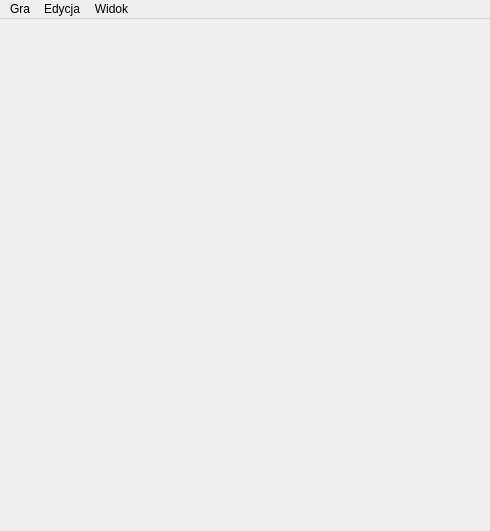
<?xml version="1.0" encoding="UTF-8"?>
<ui version="4.0">
 <class>MainWindow</class>
 <widget class="QMainWindow" name="MainWindow">
  <property name="geometry">
   <rect>
    <x>0</x>
    <y>0</y>
    <width>490</width>
    <height>531</height>
   </rect>
  </property>
  <property name="minimumSize">
   <size>
    <width>490</width>
    <height>531</height>
   </size>
  </property>
  <property name="maximumSize">
   <size>
    <width>490</width>
    <height>531</height>
   </size>
  </property>
  <property name="windowTitle">
   <string>Sudoku</string>
  </property>
  <property name="windowIcon">
   <iconset resource="res/res.qrc">
    <normaloff>:/sudoku.png</normaloff>:/sudoku.png</iconset>
  </property>
  <widget class="QWidget" name="centralWidget">
   <layout class="QGridLayout" name="gridLayout">
    <property name="margin">
     <number>0</number>
    </property>
    <item row="0" column="0">
     <widget class="Canvas" name="canvas" native="true"/>
    </item>
   </layout>
  </widget>
  <widget class="QMenuBar" name="menuBar">
   <property name="geometry">
    <rect>
     <x>0</x>
     <y>0</y>
     <width>490</width>
     <height>21</height>
    </rect>
   </property>
   <widget class="QMenu" name="gameMenu">
    <property name="title">
     <string>Gra</string>
    </property>
    <widget class="QMenu" name="menuNowa">
     <property name="title">
      <string>Nowa</string>
     </property>
     <addaction name="emptyGameAction"/>
     <addaction name="separator"/>
     <addaction name="easyGameAction"/>
     <addaction name="mediumGameAction"/>
     <addaction name="hardGameAction"/>
    </widget>
    <addaction name="menuNowa"/>
    <addaction name="separator"/>
    <addaction name="hintAction"/>
    <addaction name="solveGameAction"/>
    <addaction name="rateGameAction"/>
    <addaction name="separator"/>
    <addaction name="loadGameAction"/>
    <addaction name="saveGameAction"/>
    <addaction name="separator"/>
    <addaction name="exitGameAction"/>
   </widget>
   <widget class="QMenu" name="viewMenu">
    <property name="title">
     <string>Widok</string>
    </property>
    <addaction name="viewHintsAction"/>
   </widget>
   <widget class="QMenu" name="menuEdycja">
    <property name="title">
     <string>Edycja</string>
    </property>
    <addaction name="undoAction"/>
    <addaction name="redoAction"/>
   </widget>
   <addaction name="gameMenu"/>
   <addaction name="menuEdycja"/>
   <addaction name="viewMenu"/>
  </widget>
  <widget class="QStatusBar" name="statusBar">
   <property name="sizeGripEnabled">
    <bool>false</bool>
   </property>
  </widget>
  <action name="viewHintsAction">
   <property name="checkable">
    <bool>true</bool>
   </property>
   <property name="checked">
    <bool>true</bool>
   </property>
   <property name="text">
    <string>Podpowiedzi</string>
   </property>
   <property name="shortcut">
    <string>Ctrl+H</string>
   </property>
  </action>
  <action name="exitGameAction">
   <property name="text">
    <string>Wyjdź</string>
   </property>
   <property name="shortcut">
    <string>Ctrl+Q</string>
   </property>
  </action>
  <action name="saveGameAction">
   <property name="text">
    <string>Zapisz...</string>
   </property>
   <property name="shortcut">
    <string>Ctrl+S</string>
   </property>
  </action>
  <action name="emptyGameAction">
   <property name="text">
    <string>Pusta plansza</string>
   </property>
   <property name="shortcut">
    <string>Ctrl+N</string>
   </property>
  </action>
  <action name="easyGameAction">
   <property name="text">
    <string>Łatwa</string>
   </property>
   <property name="shortcut">
    <string>Ctrl+1</string>
   </property>
  </action>
  <action name="mediumGameAction">
   <property name="text">
    <string>Średnia</string>
   </property>
   <property name="shortcut">
    <string>Ctrl+2</string>
   </property>
  </action>
  <action name="hardGameAction">
   <property name="text">
    <string>Trudna</string>
   </property>
   <property name="shortcut">
    <string>Ctrl+3</string>
   </property>
  </action>
  <action name="loadGameAction">
   <property name="text">
    <string>Wczytaj...</string>
   </property>
   <property name="shortcut">
    <string>Ctrl+O</string>
   </property>
  </action>
  <action name="solveGameAction">
   <property name="text">
    <string>Rozwiąż</string>
   </property>
   <property name="shortcut">
    <string>F2</string>
   </property>
  </action>
  <action name="redoAction">
   <property name="enabled">
    <bool>false</bool>
   </property>
   <property name="text">
    <string>Ponów</string>
   </property>
   <property name="shortcut">
    <string>Ctrl+Y</string>
   </property>
  </action>
  <action name="undoAction">
   <property name="enabled">
    <bool>false</bool>
   </property>
   <property name="text">
    <string>Cofnij</string>
   </property>
   <property name="shortcut">
    <string>Ctrl+Z</string>
   </property>
  </action>
  <action name="rateGameAction">
   <property name="text">
    <string>Oceń</string>
   </property>
   <property name="shortcut">
    <string>F3</string>
   </property>
  </action>
  <action name="hintAction">
   <property name="text">
    <string>Podpowiedź</string>
   </property>
   <property name="shortcut">
    <string>F1</string>
   </property>
  </action>
 </widget>
 <layoutdefault spacing="6" margin="11"/>
 <customwidgets>
  <customwidget>
   <class>Canvas</class>
   <extends>QWidget</extends>
   <header>Canvas.h</header>
   <container>1</container>
   <slots>
    <slot>setShowHints(bool)</slot>
   </slots>
  </customwidget>
 </customwidgets>
 <resources>
  <include location="res/res.qrc"/>
 </resources>
 <connections>
  <connection>
   <sender>viewHintsAction</sender>
   <signal>toggled(bool)</signal>
   <receiver>canvas</receiver>
   <slot>setShowHints(bool)</slot>
   <hints>
    <hint type="sourcelabel">
     <x>-1</x>
     <y>-1</y>
    </hint>
    <hint type="destinationlabel">
     <x>244</x>
     <y>265</y>
    </hint>
   </hints>
  </connection>
  <connection>
   <sender>easyGameAction</sender>
   <signal>triggered()</signal>
   <receiver>MainWindow</receiver>
   <slot>newEasyGame()</slot>
   <hints>
    <hint type="sourcelabel">
     <x>-1</x>
     <y>-1</y>
    </hint>
    <hint type="destinationlabel">
     <x>244</x>
     <y>265</y>
    </hint>
   </hints>
  </connection>
  <connection>
   <sender>emptyGameAction</sender>
   <signal>triggered()</signal>
   <receiver>MainWindow</receiver>
   <slot>newEmptyGame()</slot>
   <hints>
    <hint type="sourcelabel">
     <x>-1</x>
     <y>-1</y>
    </hint>
    <hint type="destinationlabel">
     <x>244</x>
     <y>265</y>
    </hint>
   </hints>
  </connection>
  <connection>
   <sender>exitGameAction</sender>
   <signal>triggered()</signal>
   <receiver>MainWindow</receiver>
   <slot>close()</slot>
   <hints>
    <hint type="sourcelabel">
     <x>-1</x>
     <y>-1</y>
    </hint>
    <hint type="destinationlabel">
     <x>244</x>
     <y>265</y>
    </hint>
   </hints>
  </connection>
  <connection>
   <sender>hardGameAction</sender>
   <signal>triggered()</signal>
   <receiver>MainWindow</receiver>
   <slot>newHardGame()</slot>
   <hints>
    <hint type="sourcelabel">
     <x>-1</x>
     <y>-1</y>
    </hint>
    <hint type="destinationlabel">
     <x>244</x>
     <y>265</y>
    </hint>
   </hints>
  </connection>
  <connection>
   <sender>loadGameAction</sender>
   <signal>triggered()</signal>
   <receiver>MainWindow</receiver>
   <slot>loadGame()</slot>
   <hints>
    <hint type="sourcelabel">
     <x>-1</x>
     <y>-1</y>
    </hint>
    <hint type="destinationlabel">
     <x>244</x>
     <y>265</y>
    </hint>
   </hints>
  </connection>
  <connection>
   <sender>mediumGameAction</sender>
   <signal>triggered()</signal>
   <receiver>MainWindow</receiver>
   <slot>newMediumGame()</slot>
   <hints>
    <hint type="sourcelabel">
     <x>-1</x>
     <y>-1</y>
    </hint>
    <hint type="destinationlabel">
     <x>244</x>
     <y>265</y>
    </hint>
   </hints>
  </connection>
  <connection>
   <sender>saveGameAction</sender>
   <signal>triggered()</signal>
   <receiver>MainWindow</receiver>
   <slot>saveGame()</slot>
   <hints>
    <hint type="sourcelabel">
     <x>-1</x>
     <y>-1</y>
    </hint>
    <hint type="destinationlabel">
     <x>244</x>
     <y>265</y>
    </hint>
   </hints>
  </connection>
  <connection>
   <sender>solveGameAction</sender>
   <signal>triggered()</signal>
   <receiver>MainWindow</receiver>
   <slot>solveGame()</slot>
   <hints>
    <hint type="sourcelabel">
     <x>-1</x>
     <y>-1</y>
    </hint>
    <hint type="destinationlabel">
     <x>244</x>
     <y>265</y>
    </hint>
   </hints>
  </connection>
  <connection>
   <sender>rateGameAction</sender>
   <signal>triggered()</signal>
   <receiver>MainWindow</receiver>
   <slot>rateGame()</slot>
   <hints>
    <hint type="sourcelabel">
     <x>-1</x>
     <y>-1</y>
    </hint>
    <hint type="destinationlabel">
     <x>244</x>
     <y>265</y>
    </hint>
   </hints>
  </connection>
  <connection>
   <sender>hintAction</sender>
   <signal>triggered()</signal>
   <receiver>MainWindow</receiver>
   <slot>giveHint()</slot>
   <hints>
    <hint type="sourcelabel">
     <x>-1</x>
     <y>-1</y>
    </hint>
    <hint type="destinationlabel">
     <x>244</x>
     <y>265</y>
    </hint>
   </hints>
  </connection>
 </connections>
 <slots>
  <slot>loadGame()</slot>
  <slot>saveGame()</slot>
  <slot>newEasyGame()</slot>
  <slot>newMediumGame()</slot>
  <slot>newHardGame()</slot>
  <slot>newEmptyGame()</slot>
  <slot>solveGame()</slot>
  <slot>rateGame()</slot>
  <slot>giveHint()</slot>
 </slots>
</ui>
